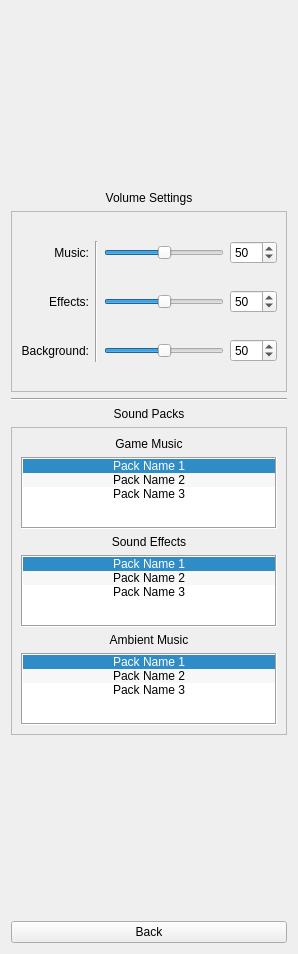
     <widget class="QWidget" name="page_3">
      <layout class="QVBoxLayout" name="verticalLayout_3" stretch="1,0,1,0,0,1,1,0">
       <item>
        <spacer name="verticalSpacer_5">
         <property name="orientation">
          <enum>Qt::Orientation::Vertical</enum>
         </property>
         <property name="sizeHint" stdset="0">
          <size>
           <width>20</width>
           <height>40</height>
          </size>
         </property>
        </spacer>
       </item>
       <item>
        <widget class="QLabel" name="label_5">
         <property name="text">
          <string>Volume Settings</string>
         </property>
         <property name="alignment">
          <set>Qt::AlignmentFlag::AlignCenter</set>
         </property>
        </widget>
       </item>
       <item>
        <widget class="QFrame" name="frame_2">
         <property name="frameShape">
          <enum>QFrame::Shape::StyledPanel</enum>
         </property>
         <property name="frameShadow">
          <enum>QFrame::Shadow::Raised</enum>
         </property>
         <layout class="QGridLayout" name="gridLayout_3">
          <item row="1" column="2">
           <widget class="QSlider" name="EffectsSlider">
            <property name="maximum">
             <number>100</number>
            </property>
            <property name="value">
             <number>50</number>
            </property>
            <property name="orientation">
             <enum>Qt::Orientation::Horizontal</enum>
            </property>
           </widget>
          </item>
          <item row="0" column="2">
           <widget class="QSlider" name="MusicSlider">
            <property name="maximum">
             <number>100</number>
            </property>
            <property name="sliderPosition">
             <number>50</number>
            </property>
            <property name="orientation">
             <enum>Qt::Orientation::Horizontal</enum>
            </property>
           </widget>
          </item>
          <item row="1" column="0">
           <widget class="QLabel" name="label_8">
            <property name="text">
             <string>Effects:</string>
            </property>
            <property name="alignment">
             <set>Qt::AlignmentFlag::AlignRight|Qt::AlignmentFlag::AlignTrailing|Qt::AlignmentFlag::AlignVCenter</set>
            </property>
           </widget>
          </item>
          <item row="0" column="1" rowspan="3">
           <widget class="Line" name="line_3">
            <property name="orientation">
             <enum>Qt::Orientation::Vertical</enum>
            </property>
           </widget>
          </item>
          <item row="0" column="0">
           <widget class="QLabel" name="label_7">
            <property name="text">
             <string>Music:</string>
            </property>
            <property name="alignment">
             <set>Qt::AlignmentFlag::AlignRight|Qt::AlignmentFlag::AlignTrailing|Qt::AlignmentFlag::AlignVCenter</set>
            </property>
           </widget>
          </item>
          <item row="2" column="0">
           <widget class="QLabel" name="label_9">
            <property name="text">
             <string>Background:</string>
            </property>
            <property name="alignment">
             <set>Qt::AlignmentFlag::AlignRight|Qt::AlignmentFlag::AlignTrailing|Qt::AlignmentFlag::AlignVCenter</set>
            </property>
           </widget>
          </item>
          <item row="2" column="2">
           <widget class="QSlider" name="BackgroundSlider">
            <property name="maximum">
             <number>100</number>
            </property>
            <property name="value">
             <number>50</number>
            </property>
            <property name="orientation">
             <enum>Qt::Orientation::Horizontal</enum>
            </property>
           </widget>
          </item>
          <item row="0" column="3">
           <widget class="QSpinBox" name="MusicSpinBox">
            <property name="maximum">
             <number>100</number>
            </property>
            <property name="value">
             <number>50</number>
            </property>
           </widget>
          </item>
          <item row="1" column="3">
           <widget class="QSpinBox" name="EffectsSpinBox">
            <property name="maximum">
             <number>100</number>
            </property>
            <property name="value">
             <number>50</number>
            </property>
           </widget>
          </item>
          <item row="2" column="3">
           <widget class="QSpinBox" name="BackgroundSpinBox">
            <property name="maximum">
             <number>100</number>
            </property>
            <property name="value">
             <number>50</number>
            </property>
           </widget>
          </item>
         </layout>
        </widget>
       </item>
       <item>
        <widget class="Line" name="line">
         <property name="orientation">
          <enum>Qt::Orientation::Horizontal</enum>
         </property>
        </widget>
       </item>
       <item>
        <widget class="QLabel" name="label_6">
         <property name="text">
          <string>Sound Packs</string>
         </property>
         <property name="alignment">
          <set>Qt::AlignmentFlag::AlignCenter</set>
         </property>
        </widget>
       </item>
       <item>
        <widget class="QFrame" name="frame_3">
         <property name="frameShape">
          <enum>QFrame::Shape::StyledPanel</enum>
         </property>
         <property name="frameShadow">
          <enum>QFrame::Shadow::Raised</enum>
         </property>
         <layout class="QVBoxLayout" name="verticalLayout_5" stretch="0,1,0,1,0,1">
          <item>
           <widget class="QLabel" name="label_10">
            <property name="text">
             <string>Game Music</string>
            </property>
            <property name="alignment">
             <set>Qt::AlignmentFlag::AlignCenter</set>
            </property>
           </widget>
          </item>
          <item>
           <widget class="QListWidget" name="GameMusicList">
            <property name="layoutDirection">
             <enum>Qt::LayoutDirection::RightToLeft</enum>
            </property>
            <property name="frameShape">
             <enum>QFrame::Shape::Box</enum>
            </property>
            <property name="editTriggers">
             <set>QAbstractItemView::EditTrigger::SelectedClicked</set>
            </property>
            <property name="showDropIndicator" stdset="0">
             <bool>true</bool>
            </property>
            <property name="alternatingRowColors">
             <bool>true</bool>
            </property>
            <property name="selectionMode">
             <enum>QAbstractItemView::SelectionMode::MultiSelection</enum>
            </property>
            <property name="selectionBehavior">
             <enum>QAbstractItemView::SelectionBehavior::SelectRows</enum>
            </property>
            <property name="resizeMode">
             <enum>QListView::ResizeMode::Fixed</enum>
            </property>
            <property name="viewMode">
             <enum>QListView::ViewMode::ListMode</enum>
            </property>
            <property name="modelColumn">
             <number>0</number>
            </property>
            <property name="uniformItemSizes">
             <bool>true</bool>
            </property>
            <property name="selectionRectVisible">
             <bool>false</bool>
            </property>
            <property name="currentRow">
             <number>0</number>
            </property>
            <item>
             <property name="text">
              <string>Pack Name 1</string>
             </property>
             <property name="textAlignment">
              <set>AlignCenter</set>
             </property>
            </item>
            <item>
             <property name="text">
              <string>Pack Name 2</string>
             </property>
             <property name="textAlignment">
              <set>AlignCenter</set>
             </property>
            </item>
            <item>
             <property name="text">
              <string>Pack Name 3</string>
             </property>
             <property name="textAlignment">
              <set>AlignCenter</set>
             </property>
            </item>
           </widget>
          </item>
          <item>
           <widget class="QLabel" name="label_11">
            <property name="text">
             <string>Sound Effects</string>
            </property>
            <property name="alignment">
             <set>Qt::AlignmentFlag::AlignCenter</set>
            </property>
           </widget>
          </item>
          <item>
           <widget class="QListWidget" name="SoundEffectsList">
            <property name="layoutDirection">
             <enum>Qt::LayoutDirection::RightToLeft</enum>
            </property>
            <property name="frameShape">
             <enum>QFrame::Shape::Box</enum>
            </property>
            <property name="editTriggers">
             <set>QAbstractItemView::EditTrigger::SelectedClicked</set>
            </property>
            <property name="showDropIndicator" stdset="0">
             <bool>true</bool>
            </property>
            <property name="alternatingRowColors">
             <bool>true</bool>
            </property>
            <property name="selectionMode">
             <enum>QAbstractItemView::SelectionMode::MultiSelection</enum>
            </property>
            <property name="selectionBehavior">
             <enum>QAbstractItemView::SelectionBehavior::SelectRows</enum>
            </property>
            <property name="resizeMode">
             <enum>QListView::ResizeMode::Fixed</enum>
            </property>
            <property name="viewMode">
             <enum>QListView::ViewMode::ListMode</enum>
            </property>
            <property name="modelColumn">
             <number>0</number>
            </property>
            <property name="uniformItemSizes">
             <bool>true</bool>
            </property>
            <property name="selectionRectVisible">
             <bool>false</bool>
            </property>
            <property name="currentRow">
             <number>0</number>
            </property>
            <item>
             <property name="text">
              <string>Pack Name 1</string>
             </property>
             <property name="textAlignment">
              <set>AlignCenter</set>
             </property>
            </item>
            <item>
             <property name="text">
              <string>Pack Name 2</string>
             </property>
             <property name="textAlignment">
              <set>AlignCenter</set>
             </property>
            </item>
            <item>
             <property name="text">
              <string>Pack Name 3</string>
             </property>
             <property name="textAlignment">
              <set>AlignCenter</set>
             </property>
            </item>
           </widget>
          </item>
          <item>
           <widget class="QLabel" name="label_12">
            <property name="text">
             <string>Ambient Music</string>
            </property>
            <property name="alignment">
             <set>Qt::AlignmentFlag::AlignCenter</set>
            </property>
           </widget>
          </item>
          <item>
           <widget class="QListWidget" name="AmbientList">
            <property name="layoutDirection">
             <enum>Qt::LayoutDirection::RightToLeft</enum>
            </property>
            <property name="frameShape">
             <enum>QFrame::Shape::Box</enum>
            </property>
            <property name="editTriggers">
             <set>QAbstractItemView::EditTrigger::SelectedClicked</set>
            </property>
            <property name="showDropIndicator" stdset="0">
             <bool>true</bool>
            </property>
            <property name="alternatingRowColors">
             <bool>true</bool>
            </property>
            <property name="selectionMode">
             <enum>QAbstractItemView::SelectionMode::MultiSelection</enum>
            </property>
            <property name="selectionBehavior">
             <enum>QAbstractItemView::SelectionBehavior::SelectRows</enum>
            </property>
            <property name="resizeMode">
             <enum>QListView::ResizeMode::Fixed</enum>
            </property>
            <property name="viewMode">
             <enum>QListView::ViewMode::ListMode</enum>
            </property>
            <property name="modelColumn">
             <number>0</number>
            </property>
            <property name="uniformItemSizes">
             <bool>true</bool>
            </property>
            <property name="selectionRectVisible">
             <bool>false</bool>
            </property>
            <property name="currentRow">
             <number>0</number>
            </property>
            <item>
             <property name="text">
              <string>Pack Name 1</string>
             </property>
             <property name="textAlignment">
              <set>AlignCenter</set>
             </property>
            </item>
            <item>
             <property name="text">
              <string>Pack Name 2</string>
             </property>
             <property name="textAlignment">
              <set>AlignCenter</set>
             </property>
            </item>
            <item>
             <property name="text">
              <string>Pack Name 3</string>
             </property>
             <property name="textAlignment">
              <set>AlignCenter</set>
             </property>
            </item>
           </widget>
          </item>
         </layout>
        </widget>
       </item>
       <item>
        <spacer name="verticalSpacer_6">
         <property name="orientation">
          <enum>Qt::Orientation::Vertical</enum>
         </property>
         <property name="sizeHint" stdset="0">
          <size>
           <width>20</width>
           <height>40</height>
          </size>
         </property>
        </spacer>
       </item>
       <item>
        <widget class="QPushButton" name="pushButton_5">
         <property name="text">
          <string>Back</string>
         </property>
        </widget>
       </item>
      </layout>
     </widget>
